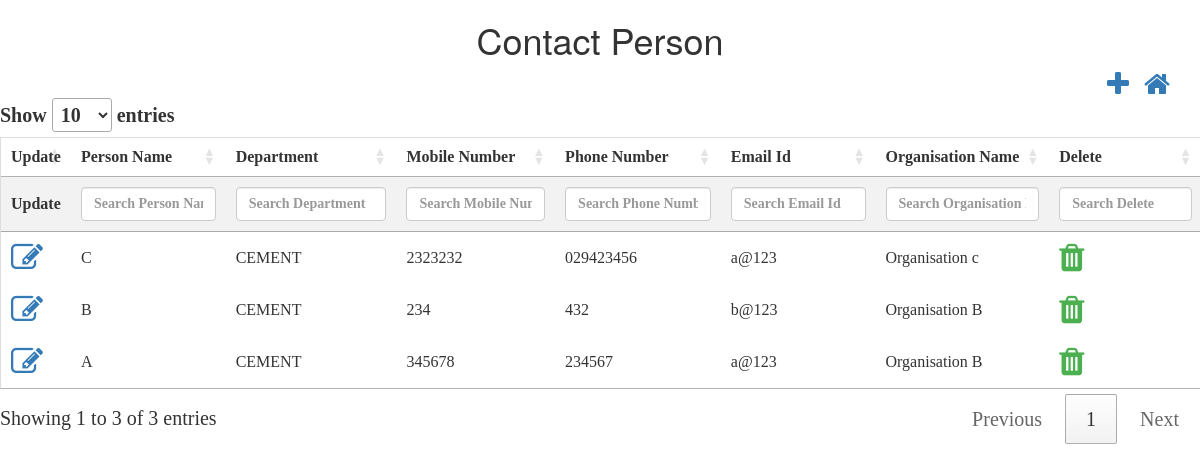
The app's page /controllers/contactPerson.php (signed in) with its own data.
### tables this page shows
CREATE TABLE `tbl_contactperson` (
  `nid` int(10) NOT NULL,
  `ncontact_person_id` int(10) NOT NULL,
  `cperson_name` varchar(50) NOT NULL,
  `ndept_id` int(10) NOT NULL,
  `cmobile_number` varchar(50) NOT NULL,
  `cphone_number` varchar(50) NOT NULL,
  `cemail_id` varchar(50) NOT NULL,
  `norg_id` int(10) NOT NULL,
  `isActive` bit(1) NOT NULL,
  `isAvailable` bit(1) NOT NULL,
  `dcreated_date` datetime NOT NULL,
  `dupdated_date` datetime NOT NULL
);

CREATE TABLE `tbl_department` (
  `nid` int(10) NOT NULL,
  `ndept_id` int(10) NOT NULL,
  `cdept_name` varchar(50) NOT NULL,
  `isActive` bit(1) NOT NULL,
  `isAvailable` bit(1) NOT NULL,
  `dcreated_date` datetime NOT NULL,
  `dupdated_date` datetime NOT NULL
);

CREATE TABLE `tbl_organisation` (
  `nid` int(10) NOT NULL,
  `norg_id` int(10) NOT NULL,
  `corg_name` varchar(50) NOT NULL,
  `corg_address` varchar(50) NOT NULL,
  `corg_city` varchar(50) NOT NULL,
  `corg_state` varchar(50) NOT NULL,
  `corg_country` varchar(50) NOT NULL,
  `corg_mobileNumber` varchar(10) NOT NULL,
  `corg_emailId` varchar(50) NOT NULL,
  `norg_segment_id` int(10) NOT NULL,
  `isActive` bit(1) NOT NULL,
  `isAvailable` bit(1) NOT NULL,
  `dcreated_date` datetime NOT NULL,
  `dupdated_date` datetime NOT NULL
);

### controllers/contactPerson.php (the view, shortened to what this page needs)
<html>
<head>
    <script src="http://ajax.googleapis.com/ajax/libs/jquery/1.11.2/jquery.min.js"></script>
    <link rel="stylesheet" href="../css/theme.css">
    <link rel="stylesheet" href="https://cdn.datatables.net/1.10.22/css/jquery.dataTables.min.css">
    <link rel="stylesheet" href="https://cdnjs.cloudflare.com/ajax/libs/font-awesome/4.7.0/css/font-awesome.min.css">
    <link rel="stylesheet" href="https://maxcdn.bootstrapcdn.com/bootstrap/3.4.1/css/bootstrap.min.css">
</head>
<h1>Contact Person</h1>
<div class="container">
    <a style="float:right;margin-left: 15px;" href="../dashboard.php"><i class="fa fa-home fa-2x"></i></a>
    <a style="float:right" href="#contactPerson_modal" data-toggle="modal" id='add' data-id="1"><i class="fa fa-plus fa-2x"
                                                                                                  aria-hidden="true"></i></a>
</div>
<?php
$conn = OpenCon();
$sql = $sql = "SELECT c.ncontact_person_id,c.cperson_name,c.ndept_id,c.cmobile_number,c.cphone_number,c.cemail_id,c.isAvailable, o.corg_name,d.cdept_name
                    FROM tbl_contactperson AS c
                    INNER JOIN tbl_organisation AS o
                    ON c.norg_id = o.norg_id
                    INNER JOIN tbl_department AS d
                    ON c.ndept_id= d.ndept_id
                    WHERE c.isAvailable=1";
$retval = mysqli_query($conn, $sql);
echo "<table id='contactPersonTable'  name='contactPersonTable' >
            <thead>
            <tr>
            <th style='display:none;'>ID</th>
            <th>Update</th>
            <th>Person Name</th>
            <th>Department</th>
            <th>Mobile Number</th>
            <th>Phone Number</th>
            <th>Email Id</th>
            <th>Organisation Name</th>
            <th>Delete</th>
            </tr>
            </thead>
            <tbody>
            ";
while ($row = mysqli_fetch_array($retval, MYSQLI_ASSOC)) {
    echo "<tr>";
    echo "<td ><a  href='#contactPerson_modal' data-toggle='modal' class='updateClass' data-id='2'><i class='fa fa-edit fa-2x'></i></a></td>";
    echo "<td>" . $row['cperson_name'] . "</td>";
    echo "<td>" . $row['cdept_name'] . "</td>";
    echo "<td>" . $row['cmobile_number'] . "</td>";
    echo "<td>" . $row['cphone_number'] . "</td>";
    echo "<td>" . $row['cemail_id'] . "</td>";
    echo "<td>" . $row['corg_name'] . "</td>";
       echo "<td class='action-delete'><i class='fa fa-trash fa-2x' style='color:#4caf50;'</i></td>";
    echo "</tr>";
}
echo "</tbody></table>";
?>
</html>

### css/theme.css (style rules this page uses)
h1 { text-align: center; }
table { border-collapse: collapse; border-spacing: 0; width: 100%; border: 1px solid #ddd; }
th { text-align: left; padding: 10px !important; }
td { text-align: left; padding: 10px !important; }
tr:nth-child(even) { background-color: #f2f2f2; }

### records on screen
tbl_contactperson: cperson_name "B", tbl_department.cdept_name "CEMENT", cmobile_number "234", cphone_number "432", cemail "b@123", tbl_organisation.corg_name "Organisation B"
tbl_contactperson: cperson_name "A", tbl_department.cdept_name "CEMENT", cmobile_number "345678", cphone_number "234567", cemail "a@123", tbl_organisation.corg_name "Organisation B"
tbl_contactperson: cperson_name "C", tbl_department.cdept_name "CEMENT", cmobile_number "2323232", cphone_number "029423456", cemail "a@123", tbl_organisation.corg_name "Organisation c"
